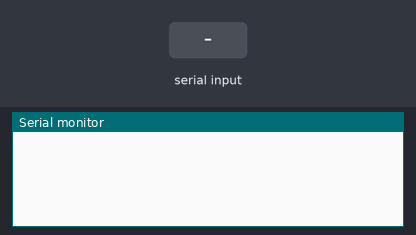
A sketch run on a simulated Arduino Uno, built with avr-gcc and run on an emulated ATmega328P. On the bench: the last lines printed to the serial monitor. The inputs (shaded band) are chosen by the test bench.

Above: at 1.2 s.
1.3 s: "cook" received over Serial
At 2.9 s:
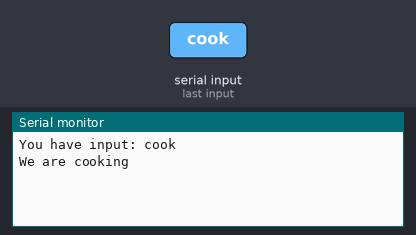
3.8 s: "apple" received over Serial
At 5.2 s:
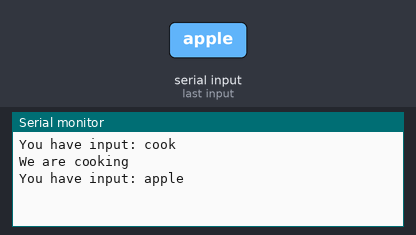
6.3 s: "nut" received over Serial
At 8.2 s:
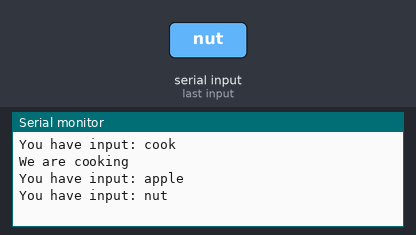
8.8 s: "butter" received over Serial
At 10.3 s:
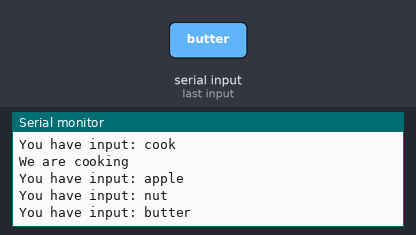
11.3 s: "bordeDeLaTarta" received over Serial
At 13.5 s:
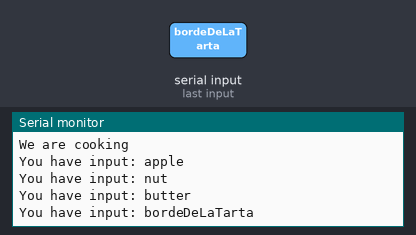
13.8 s: "cook" received over Serial
At 15.5 s:
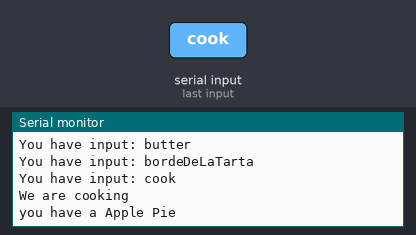

Measured:
- after the input at 1.3 s, the serial monitor: prints a new line after 1.0 s (image 1)
- after the input at 3.8 s, the serial monitor: prints a new line after 1.0 s (image 2)
- after the input at 6.3 s, the serial monitor: prints a new line after 1.0 s (image 3)
- after the input at 8.8 s, the serial monitor: prints a new line after 1.0 s (image 4)
- after the input at 11.3 s, the serial monitor: prints a new line after 1.0 s (image 5)
- after the input at 13.8 s, the serial monitor: prints a new line after 1.0 s (image 6)

The sketch:

CookingSystem.2.1.ino
```cpp
//CookingSystem_2
int butter = 4;
int apple = 5;
double nut = 0.25;
int bordeDeLaTarta = 0;

void setup() {
// put your setup code here, to run once:
Serial.begin(9600);
}

void loop() {
// put your main code here, to run repeatedly:
String input = Serial.readString();
if (input != "") {
Serial.println("You have input: " + input);
input.trim();
decide(input);
 }
}

void cook() {
Serial.println("We are cooking");
if (butter >= 2 &&
apple == 6 &&
 nut>= 0.25 && bordeDeLaTarta ) {
Serial.println("you have a Apple Pie");
butter = butter - 2;
apple--;
nut = nut - 0.25;
bordeDeLaTarta--;
}
}

void decide(String input) {
if (input == "cook") {
cook();
}

if(input=="apple"){
  apple++;}

if(input=="nut"){
  nut++;}

if(input=="butter"){
  butter++;}

if(input=="bordeDeLaTarta"){
  bordeDeLaTarta++;}}
```
